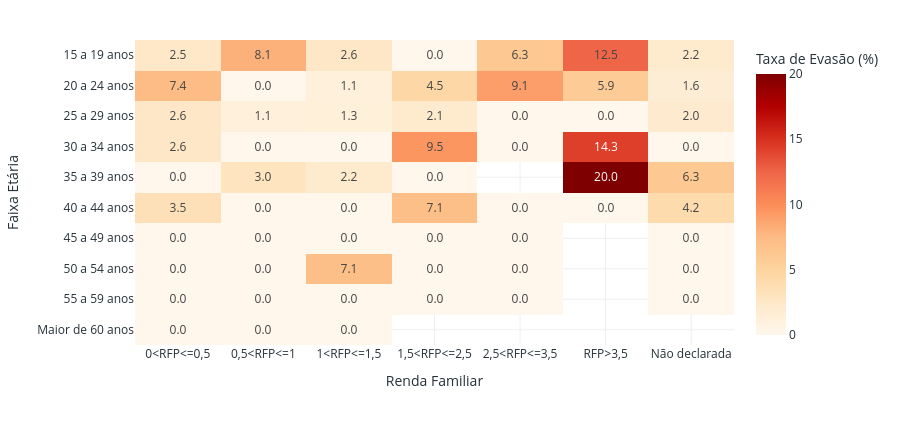
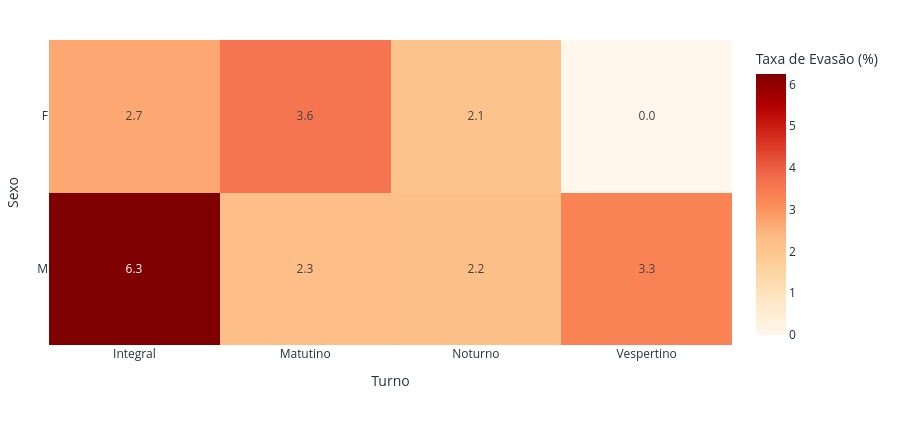
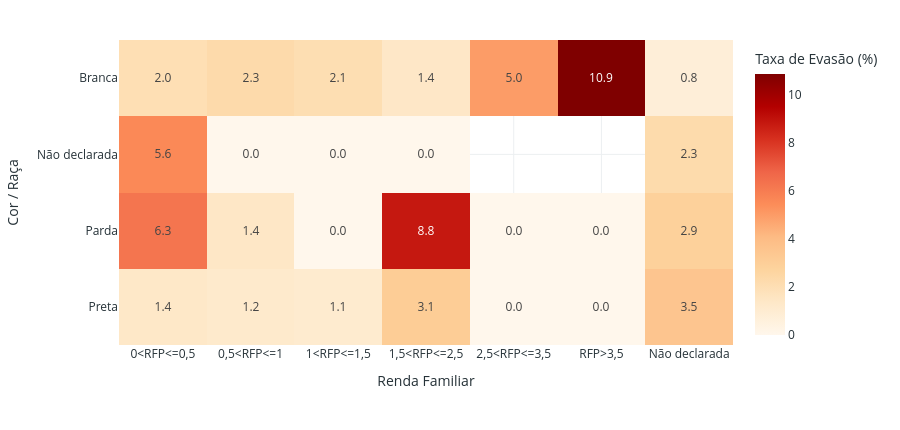

Notebook code for these charts, in order:
### Markdown cell above
#### Gráficos 19 a 21 — Heatmaps de evasão

Células com menos de `n_minimo` matrículas são deixadas em branco.

### Code cell
p19 = pivot_indicador_perfil(df, "Faixa Etária", "Renda Familiar", "TE", ORDEM_ETARIA, ORDEM_RENDA, n_minimo)
fig_g19 = fig_heatmap_perfil(p19, "TE")
fig_g19.show()

p20 = pivot_indicador_perfil(df, "Sexo", "Turno", "TE", n_minimo=n_minimo)
fig_g20 = fig_heatmap_perfil(p20, "TE")
fig_g20.show()

p21 = pivot_indicador_perfil(df, "Cor / Raça", "Renda Familiar", "TE", ordem_x=ORDEM_RENDA, n_minimo=n_minimo)
fig_g21 = fig_heatmap_perfil(p21, "TE")
fig_g21.show()

### Figure 1 — Plotly figure (JSON) as saved in the notebook; plotly's stock layout.template omitted (floating-point values rounded to 4 significant figures)
{"data": [{"coloraxis": "coloraxis", "hovertemplate": "Renda Familiar: %{x}<br>Faixa Etária: %{y}<br>Taxa de Evasão (%): %{z}<extra></extra>", "name": "0", "texttemplate": "%{z:.1f}", "type": "heatmap", "x": ["0<RFP<=0,5", "0,5<RFP<=1", "1<RFP<=1,5", "1,5<RFP<=2,5", "2,5<RFP<=3,5", "RFP>3,5", "Não declarada"], "xaxis": "x", "y": ["15 a 19 anos", "20 a 24 anos", "25 a 29 anos", "30 a 34 anos", "35 a 39 anos", "40 a 44 anos", "45 a 49 anos", "50 a 54 anos", "55 a 59 anos", "Maior de 60 anos"], "yaxis": "y", "z": [[2.5, 8.06, 2.63, 0.0, 6.25, 12.5, 2.22], [7.41, 0.0, 1.11, 4.55, 9.09, 5.88, 1.59], [2.63, 1.15, 1.25, 2.08, 0.0, 0.0, 2.0], [2.63, 0.0, 0.0, 9.52, 0.0, 14.29, 0.0], [0.0, 3.03, 2.22, 0.0, NaN, 20.0, 6.25], [3.45, 0.0, 0.0, 7.14, 0.0, 0.0, 4.17], [0.0, 0.0, 0.0, 0.0, 0.0, NaN, 0.0], [0.0, 0.0, 7.14, 0.0, 0.0, NaN, 0.0], [0.0, 0.0, 0.0, 0.0, 0.0, NaN, 0.0], [0.0, 0.0, 0.0, NaN, NaN, NaN, NaN]]}], "layout": {"coloraxis": {"colorbar": {"title": {"text": "Taxa de Evasão (%)"}}, "colorscale": [[0, "rgb(255,247,236)"], [0.125, "rgb(254,232,200)"], [0.25, "rgb(253,212,158)"], [0.375, "rgb(253,187,132)"], [0.5, "rgb(252,141,89)"], [0.625, "rgb(239,101,72)"], [0.75, "rgb(215,48,31)"], [0.875, "rgb(179,0,0)"], [1, "rgb(127,0,0)"]]}, "font": {"color": "#263238"}, "height": 430, "legend": {"orientation": "h", "title": {"text": ""}, "x": 0.5, "xanchor": "center", "y": -0.2, "yanchor": "top"}, "margin": {"b": 85, "l": 20, "r": 20, "t": 40}, "paper_bgcolor": "white", "plot_bgcolor": "white", "title": {"text": ""}, "xaxis": {"anchor": "y", "domain": [0, 1], "gridcolor": "#ECEFF1", "showgrid": true, "title": {"text": "Renda Familiar"}, "zeroline": false}, "yaxis": {"anchor": "x", "autorange": "reversed", "domain": [0, 1], "gridcolor": "#ECEFF1", "showgrid": true, "title": {"text": "Faixa Etária"}, "zeroline": false}}}

### Figure 2 — Plotly figure (JSON) as saved in the notebook; plotly's stock layout.template omitted (floating-point values rounded to 4 significant figures)
{"data": [{"coloraxis": "coloraxis", "hovertemplate": "Turno: %{x}<br>Sexo: %{y}<br>Taxa de Evasão (%): %{z}<extra></extra>", "name": "0", "texttemplate": "%{z:.1f}", "type": "heatmap", "x": ["Integral", "Matutino", "Noturno", "Vespertino"], "xaxis": "x", "y": ["F", "M"], "yaxis": "y", "z": [[2.67, 3.6, 2.08, 0.0], [6.25, 2.26, 2.22, 3.33]]}], "layout": {"coloraxis": {"colorbar": {"title": {"text": "Taxa de Evasão (%)"}}, "colorscale": [[0, "rgb(255,247,236)"], [0.125, "rgb(254,232,200)"], [0.25, "rgb(253,212,158)"], [0.375, "rgb(253,187,132)"], [0.5, "rgb(252,141,89)"], [0.625, "rgb(239,101,72)"], [0.75, "rgb(215,48,31)"], [0.875, "rgb(179,0,0)"], [1, "rgb(127,0,0)"]]}, "font": {"color": "#263238"}, "height": 430, "legend": {"orientation": "h", "title": {"text": ""}, "x": 0.5, "xanchor": "center", "y": -0.2, "yanchor": "top"}, "margin": {"b": 85, "l": 20, "r": 20, "t": 40}, "paper_bgcolor": "white", "plot_bgcolor": "white", "title": {"text": ""}, "xaxis": {"anchor": "y", "domain": [0, 1], "gridcolor": "#ECEFF1", "showgrid": true, "title": {"text": "Turno"}, "zeroline": false}, "yaxis": {"anchor": "x", "autorange": "reversed", "domain": [0, 1], "gridcolor": "#ECEFF1", "showgrid": true, "title": {"text": "Sexo"}, "zeroline": false}}}

### Figure 3 — Plotly figure (JSON) as saved in the notebook; plotly's stock layout.template omitted (floating-point values rounded to 4 significant figures)
{"data": [{"coloraxis": "coloraxis", "hovertemplate": "Renda Familiar: %{x}<br>Cor / Raça: %{y}<br>Taxa de Evasão (%): %{z}<extra></extra>", "name": "0", "texttemplate": "%{z:.1f}", "type": "heatmap", "x": ["0<RFP<=0,5", "0,5<RFP<=1", "1<RFP<=1,5", "1,5<RFP<=2,5", "2,5<RFP<=3,5", "RFP>3,5", "Não declarada"], "xaxis": "x", "y": ["Branca", "Não declarada", "Parda", "Preta"], "yaxis": "y", "z": [[1.99, 2.29, 2.07, 1.4, 5.0, 10.87, 0.77], [5.56, 0.0, 0.0, 0.0, NaN, NaN, 2.27], [6.25, 1.41, 0.0, 8.82, 0.0, 0.0, 2.86], [1.35, 1.22, 1.09, 3.12, 0.0, 0.0, 3.51]]}], "layout": {"coloraxis": {"colorbar": {"title": {"text": "Taxa de Evasão (%)"}}, "colorscale": [[0, "rgb(255,247,236)"], [0.125, "rgb(254,232,200)"], [0.25, "rgb(253,212,158)"], [0.375, "rgb(253,187,132)"], [0.5, "rgb(252,141,89)"], [0.625, "rgb(239,101,72)"], [0.75, "rgb(215,48,31)"], [0.875, "rgb(179,0,0)"], [1, "rgb(127,0,0)"]]}, "font": {"color": "#263238"}, "height": 430, "legend": {"orientation": "h", "title": {"text": ""}, "x": 0.5, "xanchor": "center", "y": -0.2, "yanchor": "top"}, "margin": {"b": 85, "l": 20, "r": 20, "t": 40}, "paper_bgcolor": "white", "plot_bgcolor": "white", "title": {"text": ""}, "xaxis": {"anchor": "y", "domain": [0, 1], "gridcolor": "#ECEFF1", "showgrid": true, "title": {"text": "Renda Familiar"}, "zeroline": false}, "yaxis": {"anchor": "x", "autorange": "reversed", "domain": [0, 1], "gridcolor": "#ECEFF1", "showgrid": true, "title": {"text": "Cor / Raça"}, "zeroline": false}}}
